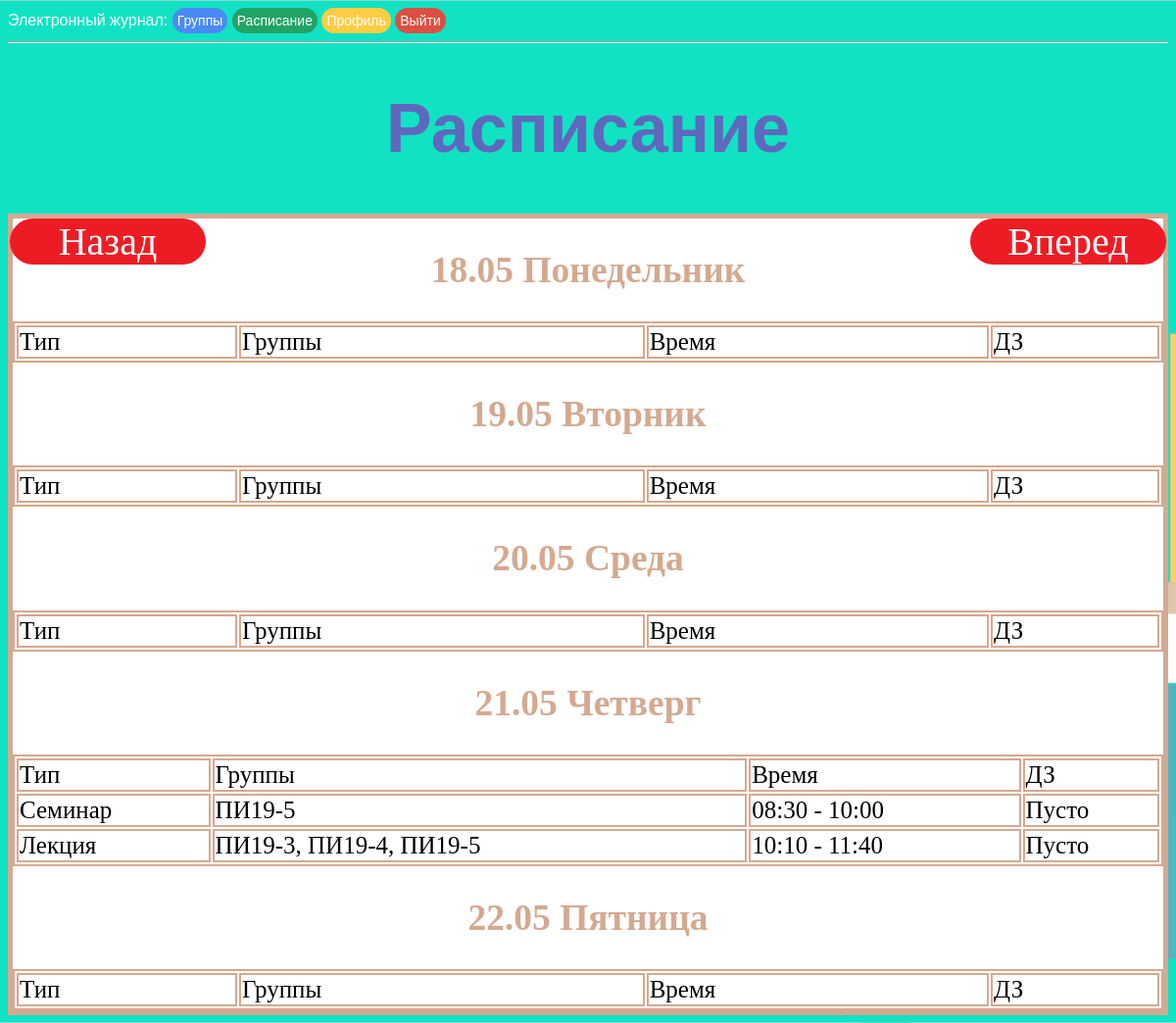
Screenshot of /schedule_prepod/2020-05-19 (signed in) with the database file from the repository.
### app/models.py (models this page shows, shortened)
class Schedule(db.Model):
    id = db.Column(db.Integer, primary_key=True)
    date = db.Column(db.DateTime, index=True)
    prepod_id = db.Column(db.Integer, index=True)
    zan_type = db.Column(db.String(12), index=True)
    groups = db.Column(db.String(10), index=True)
    dz = db.Column(db.String(140))
    grades = db.relationship('Grades', backref='schedule', lazy='dynamic')

### app/routes.py (the view)
@app.route('/schedule_prepod/<cur_week>', methods=['GET', 'POST'])
@login_required
def schedule_prepod(cur_week):
    if current_user.priority == 'Преподаватель':
        cur_week = check_date(cur_week)
        dates = cur_week - timedelta(days=cur_week.weekday())
        d = dict(zip(range(5), ('Понедельник', 'Вторник', 'Среда', 'Четверг', 'Пятница')))
        list_zan = []
        for i in range(5):
            zan = Schedule.query.filter_by(prepod_id=current_user.id).filter(
                and_(dates < Schedule.date, Schedule.date < dates + timedelta(days=1))).order_by(Schedule.date).all()
            attr = [dates.strftime('%d.%m'), d[dates.weekday()]]
            for j in zan:
                attr.append([j.zan_type, j.groups,
                             f'{j.date.time().strftime("%H:%M")} - {(j.date + timedelta(minutes=90)).time().strftime("%H:%M")}',
                             j.dz if j.dz else 'Пусто'])
            list_zan.append(attr)
            dates += timedelta(days=1)
        return render_template('schedule_prepod.html', zan=list_zan, go_next=cur_week + timedelta(weeks=1),
                               go_back=cur_week - timedelta(weeks=1))
    else:
        return redirect(url_for('journal'))

### app/models.py (called while the page is built)
    @login.user_loader
    def load_user(id):
        return User.query.get(int(id))

### app/routes.py (called while the page is built)
@app.before_request
def before_request():
    if current_user.is_authenticated:
        current_user.last_seen = datetime.today()
        db.session.commit()

def check_date(cur):
    return datetime.now().date() if cur == 'cur_week' else datetime(*map(int, cur.split()[0].split('-'))).date()

### app/templates/schedule_prepod.html (shortened to what this page needs)
<!DOCTYPE html>
<html>
{% extends "base.html" %}
{% block content%}
<head>
</head>
<body>
    <h1>Расписание</h1>
    <div class="schedule" style="font-size: 25px;">
        <a class="butt_win" id="go_back" href="{{url_for('schedule_prepod', cur_week=go_back)}}" style="position:absolute; top:203px;left:10px">Назад</a>
        <a class="butt_win" id="go_next" href="{{url_for('schedule_prepod', cur_week=go_next)}}" style="position:absolute; top:203px;right:10px;">Вперед</a>
        {% for att in zan %}
            <h2>{{att[0]}} {{att[1]}}</h2>
            <table width="100%">
                    <tr>
                        <td>Тип</td>
                        <td>Группы</td>
                        <td>Время</td>
                        <td>ДЗ</td>
                    </tr>
                    {% for g in range(2, att|length )%}
                        <tr>
                            {% for h in att[g] %}
                                <td>{{ h }}</td>
                            {% endfor %}
                        </tr>
                    {% endfor %}
            </table>
        {%endfor%}
    </div>
</body>
</html>
{% endblock %}

### app/static/css/style.css (style rules this page uses)
body { background-color: azure }
h1 { color: #5e68bd; text-align: center; font-size: 70px; font-family: arial; }
h2 { color:#d4a990; font-family: calibri; text-align: center; }
td, table, tr, .schedule { border: 2px solid #d4a990; color:black; font-family: calibri; background:white; }
.schedule { margin-top: 5%; border: 5px solid #d4a990; margin: 0 auto; }
.butt_win { margin-top:20px; text-align:center; width: 200px; user-select: none; background:#ed1c24; border-radius: 50px; color:white; text-decoration: none; user-select: none; outline: none; font-size: 40px; }
body { background: url("/static/images/background-min.png"); color:#fff ; background-attachment: scroll; background-repeat: repeat-x; background-size:cover; }

### rows the page displays
Schedule: zan_type "Семинар", groups "ПИ19-5"
Schedule: zan_type "Лекция", groups "ПИ19-3, ПИ19-4, ПИ19-5"

### other values shown
{{ att[0] }} "18.05" "19.05" "20.05" "21.05" "22.05"
{{ att[1] }} "Понедельник" "Вторник" "Среда" "Четверг" "Пятница"
{{ h }} "08:30 - 10:00" "Пусто" "10:10 - 11:40" "Пусто"
